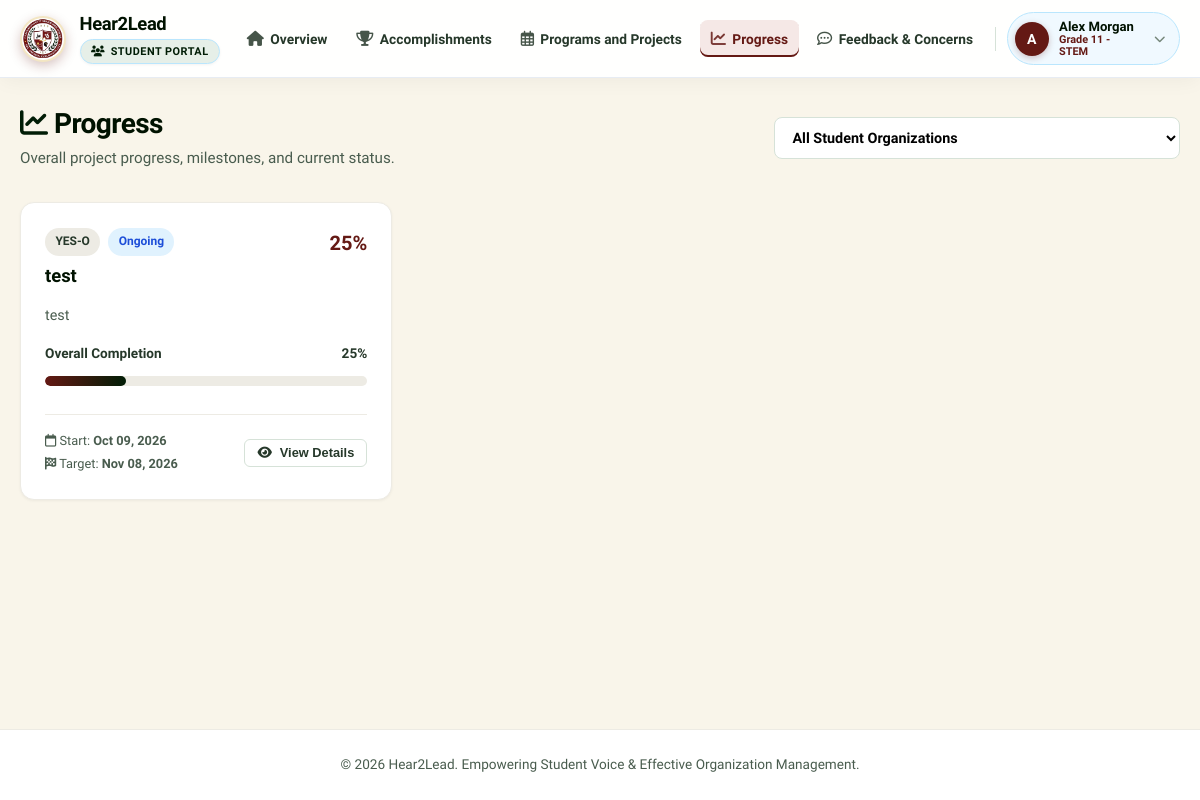
/student/progress.php (signed in), run on the app's committed database.
### tables this page shows
CREATE TABLE IF NOT EXISTS `projects` (
  `id` INT AUTO_INCREMENT PRIMARY KEY,
  `org_id` INT NOT NULL,
  `title` VARCHAR(200) NOT NULL,
  `description` TEXT NOT NULL,
  `status` ENUM('Planning', 'Ongoing', 'Accomplished', 'On Hold') DEFAULT 'Planning',
  `progress_percent` INT DEFAULT 0,
  `start_date` DATE DEFAULT NULL,
  `target_date` DATE DEFAULT NULL,
  `created_at` TIMESTAMP DEFAULT CURRENT_TIMESTAMP,
  FOREIGN KEY (`org_id`) REFERENCES `organizations`(`id`) ON DELETE CASCADE
);

CREATE TABLE IF NOT EXISTS `organizations` (
  `id` INT AUTO_INCREMENT PRIMARY KEY,
  `name` VARCHAR(150) NOT NULL,
  `acronym` VARCHAR(20) NOT NULL,
  `logo` VARCHAR(255) DEFAULT NULL,
  `description` TEXT,
  `category` VARCHAR(50) DEFAULT 'Student Council',
  `created_at` TIMESTAMP DEFAULT CURRENT_TIMESTAMP
);

### student/progress.php (the view, shortened to what this page needs)
<?php
require_once __DIR__ . '/../config/db.php';
include_once __DIR__ . '/../includes/header.php';
$query = "SELECT p.*, o.name as org_name, o.acronym FROM projects p JOIN organizations o ON p.org_id = o.id ";
$query .= "ORDER BY p.progress_percent DESC, p.target_date ASC";
$projects = $pdo->query($query)->fetchAll();
?>
<div class="page-header">
  <div>
    <h1 class="page-title"><i class="fa-solid fa-chart-line" style="color: var(--secondary);"></i> Progress</h1>
    <p class="page-subtitle">Overall project progress, milestones, and current status.</p>
  </div>
  <div>
    <form method="GET" action="progress.php">
      <select name="org_id" class="form-control" onchange="this.form.submit()" style="font-weight: 600;">
        <option value="0">All Student Organizations</option>
      </select>
    </form>
  </div>
</div>
<div class="card-grid" style="grid-template-columns: repeat(auto-fill, minmax(350px, 1fr));">
  <?php if (empty($projects)): ?>
    <div class="panel" style="grid-column: 1 / -1; text-align: center; padding: 3rem;">
      <i class="fa-solid fa-spinner" style="font-size: 3rem; color: var(--gray-400); margin-bottom: 1rem;"></i>
      <h3>No Projects Found</h3>
      <p style="color: var(--gray-600);">No project progress recorded for this organization selection.</p>
    </div>
  <?php else: ?>
    <?php foreach ($projects as $proj):
      $proj_status_badges = [
        'Accomplished' => 'badge-accomplished',
        'Ongoing' => 'badge-in-progress',
        'Planning' => 'badge-todo'
      ];
      $status_class = $proj_status_badges[$proj['status']] ?? 'badge-planning';
    ?>
      <div class="card">
        <div class="card-header">
          <div>
            <span class="badge badge-planning"><?= htmlspecialchars($proj['acronym']) ?></span>
            <span class="badge <?= $status_class ?>" style="margin-left: 0.25rem;"><?= htmlspecialchars($proj['status']) ?></span>
            <h3 class="card-title" style="margin-top: 0.5rem;"><?= htmlspecialchars($proj['title']) ?></h3>
          </div>
          <span style="font-size: 1.25rem; font-weight: 800; color: var(--primary);"><?= $proj['progress_percent'] ?>%</span>
        </div>
        <div class="card-body">
          <p style="font-size: 0.9rem; color: var(--gray-600); margin-bottom: 1rem;">
            <?= htmlspecialchars(mb_strimwidth($proj['description'], 0, 140, '...')) ?>
          </p>
          <div style="margin-bottom: 0.5rem;">
            <div style="display: flex; justify-content: space-between; font-weight: 600; font-size: 0.85rem; color: var(--gray-700);">
              <span>Overall Completion</span>
              <span><?= $proj['progress_percent'] ?>%</span>
            </div>
            <div class="progress-container">
              <div class="progress-bar" style="width: <?= $proj['progress_percent'] ?>%; background: <?= $proj['progress_percent'] == 100 ? 'var(--success)' : 'linear-gradient(90deg, var(--primary), var(--secondary))' ?>;"></div>
            </div>
          </div>
        </div>
        <div class="card-footer" style="display: flex; justify-content: space-between; align-items: center; flex-wrap: wrap; gap: 0.5rem;">
          <div style="display: flex; flex-direction: column; gap: 0.15rem; font-size: 0.8rem;">
            <span><i class="fa-regular fa-calendar"></i> Start: <strong><?= $proj['start_date'] ? date('M d, Y', strtotime($proj['start_date'])) : 'TBA' ?></strong></span>
            <span><i class="fa-solid fa-flag-checkered"></i> Target: <strong><?= $proj['target_date'] ? date('M d, Y', strtotime($proj['target_date'])) : 'TBA' ?></strong></span>
          </div>
          <button type="button" class="btn btn-secondary btn-sm" onclick="openViewProgressModal(<?= intval($proj['id']) ?>)">
            <i class="fa-solid fa-eye"></i> View Details
          </button>
        </div>
      </div>
    <?php endforeach; ?>
  <?php endif; ?>
</div>
<?php include_once __DIR__ . '/../includes/footer.php'; ?>

### assets/css/style.css (style rules this page uses)
:root { --primary: #641914; --primary-hover: #4d120e; --primary-light: #f5e8e6; --primary-glow: rgba(100, 25, 20, 0.25); --secondary: #011d06; --secondary-light: #e6efe8; --accent: #641914; --accent-light: #f5e8e6; --dark-green: #001200; --forest-green: #011d06; --success: #15803d; --success-light: #dcfce7; --warning: #b45309; --warning-light: #fef3c7; --danger: #dc2626; --danger-light: #fee2e2; --info: #0284c7; --info-light: #e0f2fe; --dark: #001200; --gray-900: #001200; --gray-800: #011d06; --gray-700: #26382a; --gray-600: #495c4e; --gray-500: #75877a; --gray-400: #adc0b2; --gray-300: #d6e2d8; --gray-200: #edebe4; --gray-100: #fbf3de; --white: #ffffff; --cream: #fbf3de; --cream-light: #fffdf7; --cream-dark: #f3e6c3; --shadow-sm: 0 1px 3px rgba(0, 0, 0, 0.05); --shadow: 0 4px 12px -2px rgba(1, 29, 6, 0.08), 0 2px 6px -1px rgba(0, 0, 0, 0.04); --shadow-md: 0 10px 20px -3px rgba(1, 29, 6, 0.12), 0 4px 8px -2px rgba(0, 0, 0, 0.05); --shadow-lg: 0 20px 25px -5px rgba(0, 18, 0, 0.18), 0 10px 10px -5px rgba(0, 18, 0, 0.04); --radius-sm: 8px; --radius: 14px; --radius-lg: 20px; --radius-full: 9999px; --transition: all 0.25s cubic-bezier(0.4, 0, 0.2, 1); }
* { box-sizing: border-box; margin: 0; padding: 0; }
body { font-family: 'Plus Jakarta Sans', system-ui, -apple-system, BlinkMacSystemFont, "Segoe UI", Roboto, sans-serif; background-color: #f9f5ea; color: var(--dark-green); line-height: 1.6; min-height: 100vh; display: flex; flex-direction: column; -webkit-font-smoothing: antialiased; }
.page-header { margin-bottom: 2rem; display: flex; justify-content: space-between; align-items: center; flex-wrap: wrap; gap: 1.25rem; }
.page-title { font-size: 1.75rem; font-weight: 800; color: var(--dark); letter-spacing: -0.02em; line-height: 1.25; }
.page-subtitle { color: var(--gray-600); font-size: 0.95rem; margin-top: 0.3rem; }
.card-grid { display: grid; grid-template-columns: repeat(auto-fill, minmax(320px, 1fr)); gap: 1.35rem; margin-bottom: 2rem; }
.card { background: var(--white); border-radius: var(--radius); border: 1px solid var(--gray-200); box-shadow: var(--shadow-sm); padding: 1.5rem; display: flex; flex-direction: column; transition: var(--transition); }
.card-header { display: flex; justify-content: space-between; align-items: flex-start; margin-bottom: 1rem; gap: 0.5rem; }
.card-title { font-size: 1.15rem; font-weight: 700; color: var(--dark); line-height: 1.3; }
.card-body { flex: 1; color: var(--gray-700); font-size: 0.95rem; margin-bottom: 1.25rem; }
.card-footer { border-top: 1px solid var(--gray-200); padding-top: 1rem; display: flex; justify-content: space-between; align-items: center; font-size: 0.85rem; color: var(--gray-600); flex-wrap: wrap; gap: 0.5rem; }
.progress-container { width: 100%; background-color: var(--gray-200); border-radius: var(--radius-full); height: 10px; overflow: hidden; margin: 0.75rem 0 0.4rem 0; }
.progress-bar { height: 100%; background: linear-gradient(90deg, var(--primary), var(--secondary)); border-radius: var(--radius-full); transition: width 0.4s ease; }
.badge { display: inline-flex; align-items: center; gap: 0.3rem; padding: 0.25rem 0.65rem; border-radius: var(--radius-full); font-size: 0.75rem; font-weight: 700; text-transform: capitalize; }
.badge-in-progress { background: var(--info-light); color: #1d4ed8; }
.badge-planning { background: var(--gray-200); color: var(--gray-700); }
.btn { display: inline-flex; align-items: center; justify-content: center; gap: 0.5rem; padding: 0.65rem 1.25rem; border-radius: var(--radius-sm); font-weight: 700; font-size: 0.9rem; cursor: pointer; border: 1px solid transparent; transition: var(--transition); white-space: nowrap; }
.btn-secondary { background-color: var(--white); color: var(--gray-700); border-color: var(--gray-300); }
.btn-sm { padding: 0.35rem 0.75rem; font-size: 0.8rem; border-radius: 6px; }
.form-control { width: 100%; padding: 0.65rem 0.85rem; border: 1px solid var(--gray-300); border-radius: var(--radius-sm); font-size: 0.9rem; font-family: inherit; transition: var(--transition); background: var(--white); }

### data on the page
projects: org.acronym "YES-O", status "Ongoing", title "test", progress_percent "25", description "test", start_date "Oct 09, 2026", target_date "Nov 08, 2026"

### other printed values
substr($student_name, 0, 1) "A"
$student_name "Alex Morgan"
$student_grade ?: 'Student' "Grade 11 - STEM"
